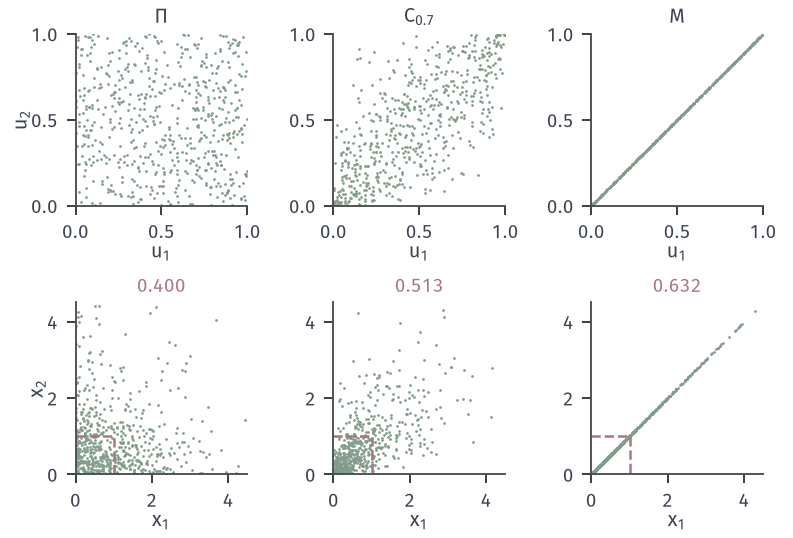

Python code for this plot:
"""Copula samples (top) and the same samples with Exp(1) marginals (bottom): product, Gaussian rho=0.7, comonotone M. 600 pts, seed 716.
Exact P(X1<=1,X2<=1)=C(F(1),F(1)), F(1)=1-e^{-1}."""
from pathlib import Path
import sys
HERE = Path(__file__).resolve().parent
sys.path.insert(0, str(HERE.parent/"dfam-common"))
from common import *

rng = np.random.default_rng(SEED)
n = 600
rho = 0.7
U_pi = rng.random((n, 2))
G1 = rng.standard_normal(n); G2 = rho*G1+np.sqrt(1-rho*rho)*rng.standard_normal(n)
U_g = np.column_stack([Phi(G1), Phi(G2)])
u = rng.random(n); U_m = np.column_stack([u, u])
F1 = 1-np.exp(-1)
z = float(Phi_inv(F1)[0])
probs = [F1*F1, binorm_cdf(z, z, rho), F1]
fig, axs = figure(width_mm=112, height_mm=76, nrows=2, ncols=3)
names = [r'$\Pi$', r'$C_{0.7}$', r'$M$']
for j, U in enumerate([U_pi, U_g, U_m]):
    top, bot = axs[0, j], axs[1, j]
    top.scatter(U[:, 0], U[:, 1], s=1.2, color=GREEN, linewidths=0)
    top.set_xlim(0, 1); top.set_ylim(0, 1); top.set_xticks([0, 0.5, 1]); top.set_yticks([0, 0.5, 1])
    top.set_xlabel('$u_1$', labelpad=0)
    top.text(0.5, 1.04, names[j], transform=top.transAxes, va='bottom', ha='center', fontsize=8)
    X = -np.log(1-U)
    bot.scatter(X[:, 0], X[:, 1], s=1.2, color=GREEN, linewidths=0)
    bot.plot([0, 1, 1], [1, 1, 0], color=RED, lw=1.0, ls='--')
    bot.set_xlim(0, 4.5); bot.set_ylim(0, 4.5); bot.set_xticks([0, 2, 4]); bot.set_yticks([0, 2, 4])
    bot.set_xlabel('$x_1$', labelpad=0)
    bot.text(0.5, 1.04, f'{probs[j]:.3f}', transform=bot.transAxes, color=RED, fontsize=7.5, ha='center', va='bottom')
    for ax_ in (top, bot):
        ax_.set_box_aspect(1)
axs[0, 0].set_ylabel('$u_2$', labelpad=0); axs[1, 0].set_ylabel('$x_2$', labelpad=0)
emp = [float(np.mean((-np.log(1-U)).max(axis=1) <= 1)) for U in (U_pi, U_g, U_m)]
save(fig, HERE, 'figure', {'seed': SEED, 'n': n, 'rho': rho, 'F1': F1, 'z': z, 'exact_probs': probs, 'empirical_probs': emp})
